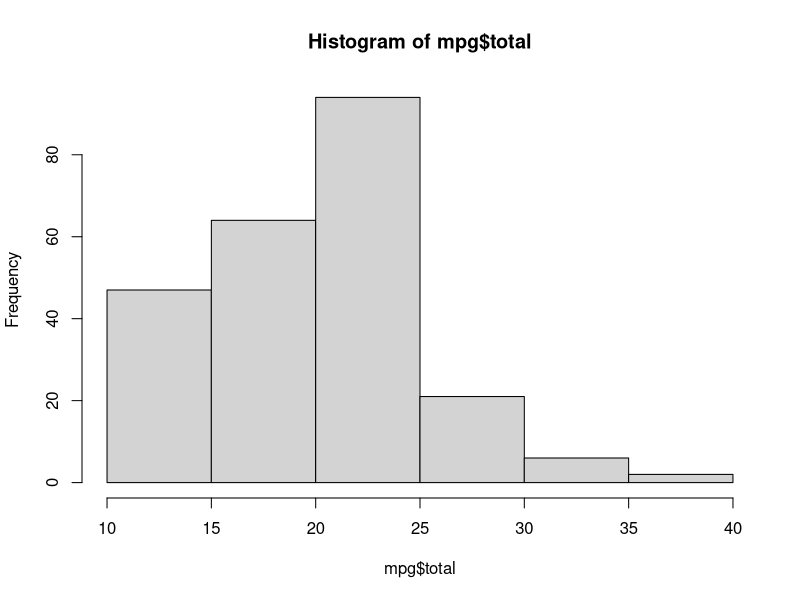
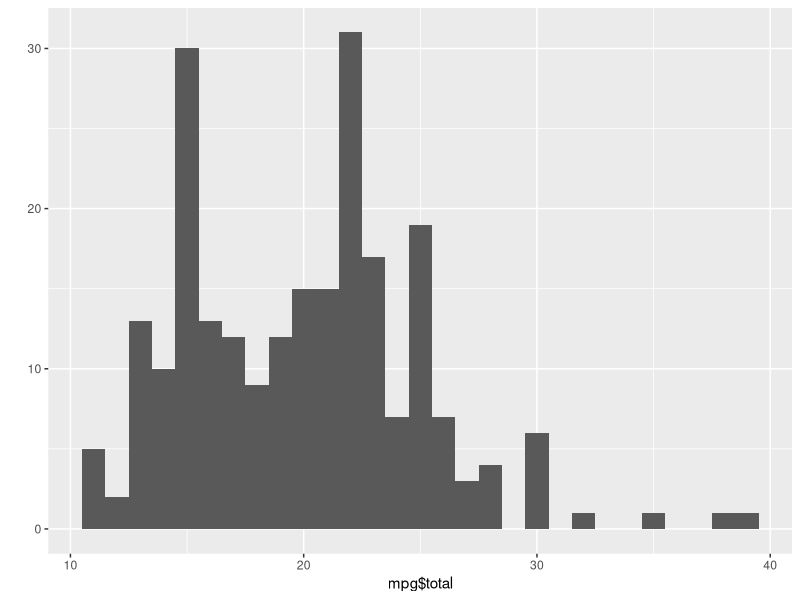
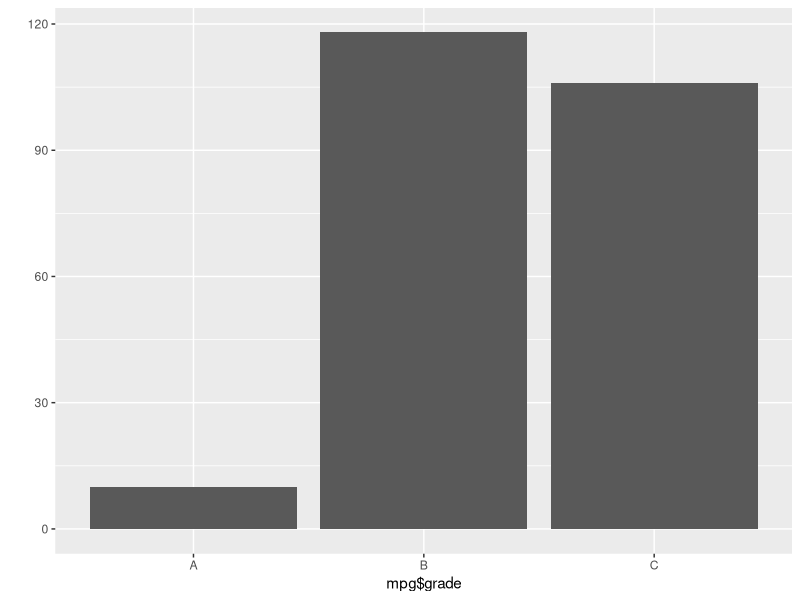

Reproduce these figures in R, in order.
install.packages("ggplot2")
library(ggplot2)
mpg <-as.data.frame(ggplot2::mpg)
mpg
head(mpg)
tail(mpg)
str(mpg)
View(mpg)
summary(mpg)

install.packages("dplyr")
library(dplyr)

mpg

df_raw <- data.frame(var1 = c(1,2,1),
                     var2 = c(2,3,2))
df_raw
df_new <- df_raw
df_new
df_new <- rename(df_new,v2 = var2)
df_new
df_new <- rename(df_new,v1 = var1)
df_new

mpg_new <-mpg
mpg_new <- rename(mpg_new,city = cty)
mpg_new <- rename(mpg_new,highway = hwy)
head(mpg_new)

df_raw
df_raw$var_sum <-df_raw$var1 + df_raw$var2
df_raw
df_raw$var_mean <- (df_raw$var_sum)/2
df_raw

mpg$total <-(mpg$cty + mpg$hwy)/2

mean(mpg$total)
summary(mpg$total)
hist(mpg$total)

mpg$test <- ifelse(mpg$total >= 20,"pass","fail")
table(mpg$test)
mpg$grade <- ifelse(mpg$total >= 30, "A",
                    ifelse(mpg$total >= 20, "B","C"))

head(mpg,20)
table((mpg$grade),(mpg$total))
qplot(mpg$total)
qplot(mpg$grade)

mpg$grade2 <- ifelse(mpg$total >= 30,"A",
                     ifelse(mpg$total >= 25, "B",
                            ifelse(mpg$total >= 20, "C","D")))
